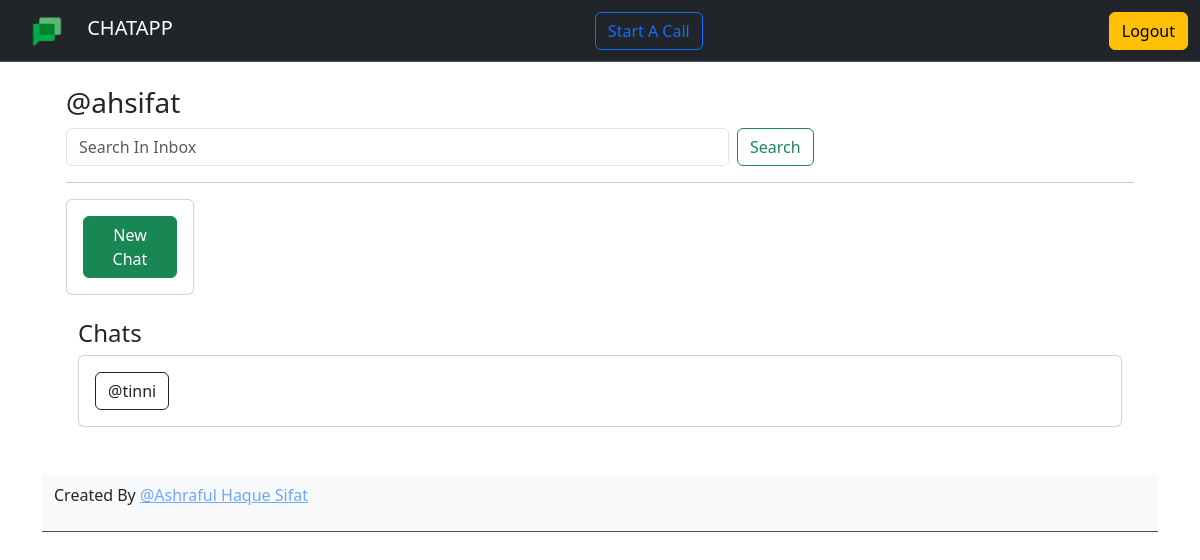
Page / (signed in) on the earlier database version.
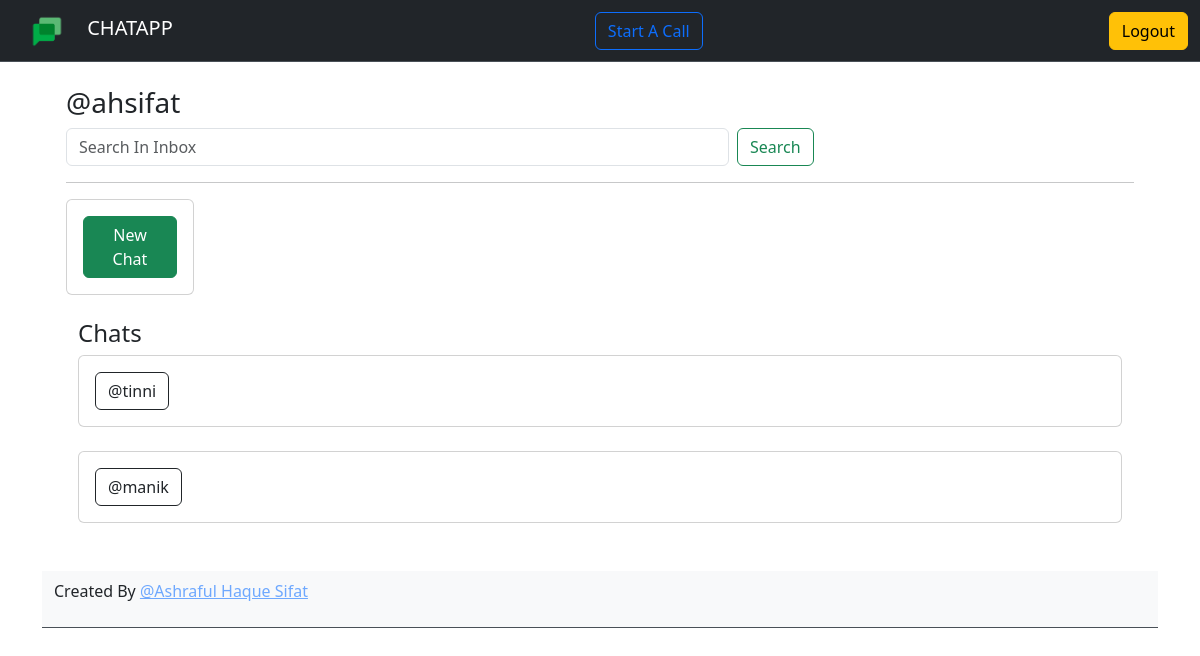
Same page on the later database version.
### chat/models.py (models this page shows)
class Chat(models.Model):
    user1 = models.ForeignKey(User, on_delete=models.CASCADE, related_name='user1')
    user2 = models.ForeignKey(User, on_delete=models.CASCADE, related_name='user2')
    users = models.ManyToManyField(User, related_name='users', blank=False)
    created = models.DateTimeField(auto_now_add=True)
    class Meta:
        ordering = ["-created"]

### chat/views.py (the view, shortened to what this page needs)
# urls.py: path('', views.home, name='home'),
def home(request):
    if request.user.is_authenticated:
        if Chat.objects.filter(users=request.user).exists():
            q = request.GET.get('q') if request.GET.get('q') != None else ''
            chats = Chat.objects.filter(users=request.user)
            if q is not "" or None:
                if User.objects.filter(username=q).exists():
                    searched_user = User.objects.get(username=q)
                    if searched_user:
                        chats = chats.filter(users=searched_user)
        else:
            chats = []
    else:
            chats = []
    context = {
        'chats': chats,
    }
    return render(request, 'chat/home.html', context)

### chat/templates/chat/home.html (shortened to what this page needs)
{% extends 'chat/main.html' %}
{% block content %}
{% if user.is_authenticated %}
<div class="container">
    <div class="container">
        <div class="container">
            <br>
            <h3>@{{user.username}}</h3>
            <form class="d-flex" role="search" action="{% url 'home' %}" style="inline-size: 70%;" method="GET">
                <input class="form-control me-2" name="q" type="search" placeholder="Search In Inbox" aria-label="Search">
                <button class="btn btn-outline-success" type="submit">Search</button>
            </form>
            <hr>
            <div class="card" style="width: 8rem;">
                <div class="card-body">
                    <a href="{% url 'new-chat' 0 %}" class="btn btn-success">New Chat</a>
                </div>
            </div>
            <div class="container">
                <br>
                <h4>Chats</h4>
                {% for chat in chats %}
                <div class="card">
                    <div class="card-body">
                        {% if chat.user1 == request.user %}
                        <a class="btn btn-outline-dark" href="{% url 'chat' chat.id %}">@{{chat.user2.username}}</a>
                        {% else %}
                        <a class="btn btn-outline-dark" href="{% url 'chat' chat.id %}">@{{chat.user1.username}}</a>
                        {% endif %}
                    </div>
                </div>
                <br>
                {% endfor %}
        </div>
    </div>
</div>
{% endif %}
{% endblock content %}

Differences in the rows shown:
added Chat: user2.username "manik"
